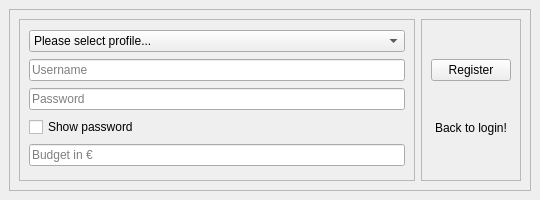
<?xml version="1.0" encoding="UTF-8"?>
<ui version="4.0">
 <class>Register</class>
 <widget class="QMainWindow" name="Register">
  <property name="geometry">
   <rect>
    <x>0</x>
    <y>0</y>
    <width>540</width>
    <height>200</height>
   </rect>
  </property>
  <property name="minimumSize">
   <size>
    <width>520</width>
    <height>200</height>
   </size>
  </property>
  <property name="maximumSize">
   <size>
    <width>540</width>
    <height>220</height>
   </size>
  </property>
  <property name="windowTitle">
   <string>Register</string>
  </property>
  <widget class="QWidget" name="centralwidget">
   <layout class="QHBoxLayout" name="horizontalLayout_2">
    <item>
     <widget class="QFrame" name="frame_3">
      <property name="frameShape">
       <enum>QFrame::StyledPanel</enum>
      </property>
      <property name="frameShadow">
       <enum>QFrame::Raised</enum>
      </property>
      <layout class="QHBoxLayout" name="horizontalLayout">
       <item>
        <widget class="QFrame" name="frame_2">
         <property name="frameShape">
          <enum>QFrame::StyledPanel</enum>
         </property>
         <property name="frameShadow">
          <enum>QFrame::Raised</enum>
         </property>
         <layout class="QVBoxLayout" name="verticalLayout_2">
          <item>
           <widget class="QComboBox" name="registerAsComboBox">
            <property name="currentIndex">
             <number>0</number>
            </property>
            <property name="placeholderText">
             <string>Register as...</string>
            </property>
            <item>
             <property name="text">
              <string>Please select profile...</string>
             </property>
            </item>
            <item>
             <property name="text">
              <string>Kaeufer (Neuware)</string>
             </property>
            </item>
            <item>
             <property name="text">
              <string>Kaeufer (Gebraucht)</string>
             </property>
            </item>
            <item>
             <property name="text">
              <string>Verkaeufer (Gebraucht)</string>
             </property>
            </item>
           </widget>
          </item>
          <item>
           <widget class="QLineEdit" name="usernameLineEdit">
            <property name="maxLength">
             <number>16</number>
            </property>
            <property name="placeholderText">
             <string>Username</string>
            </property>
           </widget>
          </item>
          <item>
           <widget class="QLineEdit" name="passwordLineEdit">
            <property name="maxLength">
             <number>16</number>
            </property>
            <property name="echoMode">
             <enum>QLineEdit::Password</enum>
            </property>
            <property name="placeholderText">
             <string>Password</string>
            </property>
           </widget>
          </item>
          <item>
           <widget class="QCheckBox" name="showPasswordCheckBox">
            <property name="text">
             <string>Show password</string>
            </property>
           </widget>
          </item>
          <item>
           <widget class="QLineEdit" name="budgetLineEdit">
            <property name="inputMask">
             <string/>
            </property>
            <property name="text">
             <string/>
            </property>
            <property name="maxLength">
             <number>9</number>
            </property>
            <property name="placeholderText">
             <string>Budget in €</string>
            </property>
           </widget>
          </item>
         </layout>
        </widget>
       </item>
       <item>
        <widget class="QFrame" name="frame">
         <property name="frameShape">
          <enum>QFrame::StyledPanel</enum>
         </property>
         <property name="frameShadow">
          <enum>QFrame::Raised</enum>
         </property>
         <layout class="QVBoxLayout" name="verticalLayout">
          <item>
           <widget class="QPushButton" name="registerButton">
            <property name="cursor">
             <cursorShape>PointingHandCursor</cursorShape>
            </property>
            <property name="text">
             <string>Register</string>
            </property>
           </widget>
          </item>
          <item>
           <widget class="QPushButton" name="goToLoginButton">
            <property name="cursor">
             <cursorShape>PointingHandCursor</cursorShape>
            </property>
            <property name="text">
             <string>Back to login!</string>
            </property>
            <property name="autoDefault">
             <bool>false</bool>
            </property>
            <property name="default">
             <bool>false</bool>
            </property>
            <property name="flat">
             <bool>true</bool>
            </property>
           </widget>
          </item>
         </layout>
        </widget>
       </item>
      </layout>
     </widget>
    </item>
   </layout>
  </widget>
  <action name="actionClose">
   <property name="text">
    <string>Close</string>
   </property>
  </action>
 </widget>
 <resources/>
 <connections/>
</ui>
